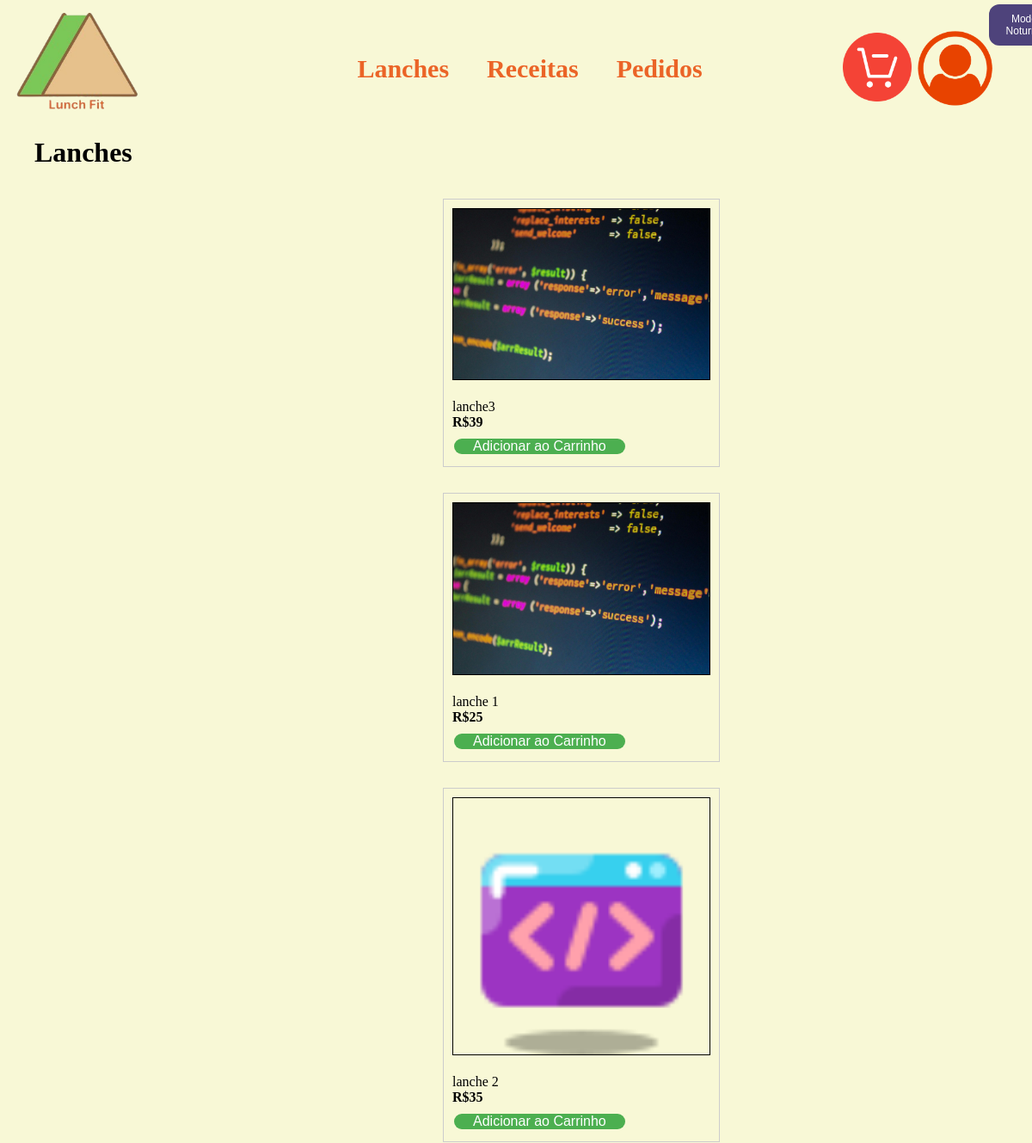
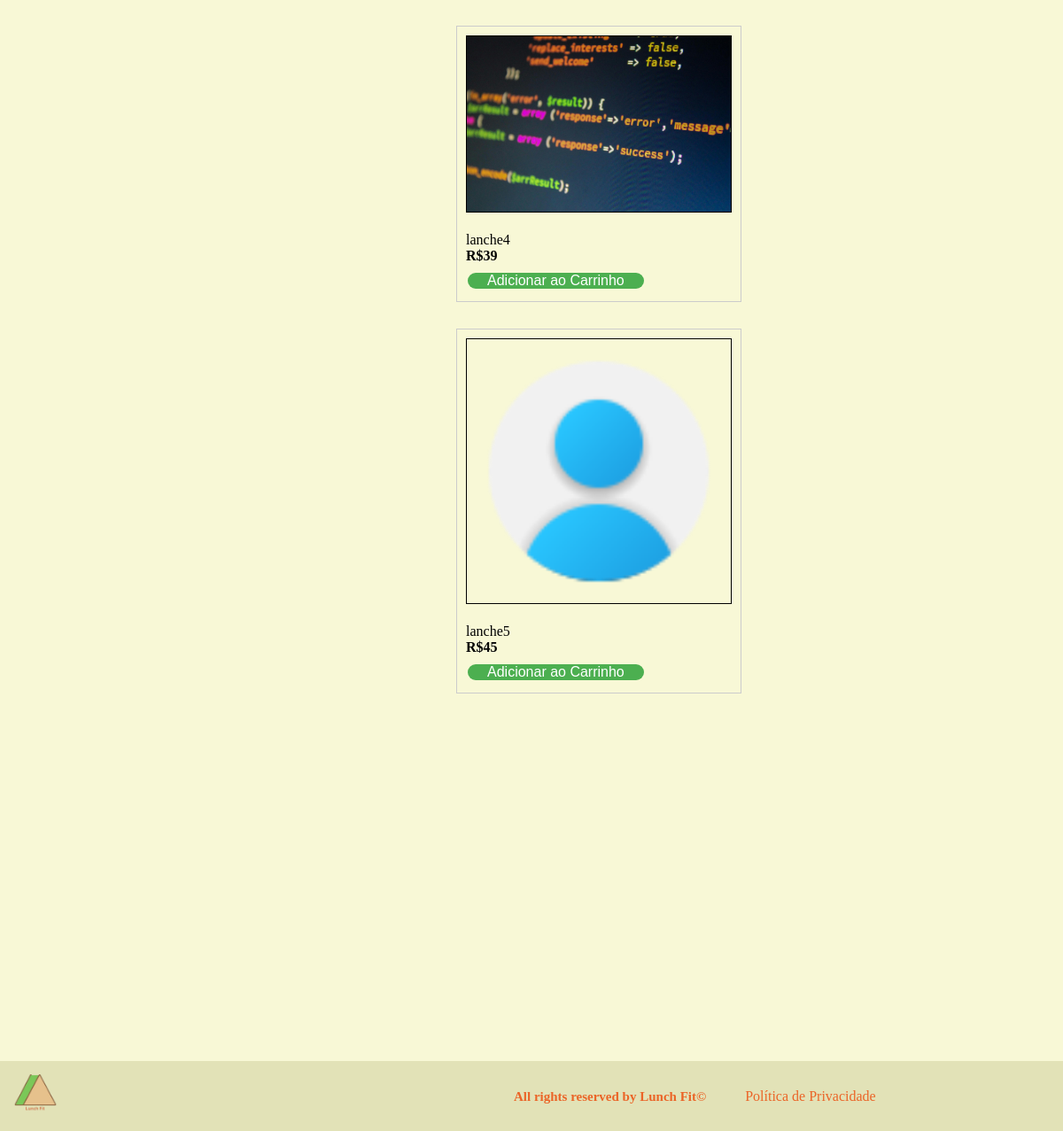
/lanches.php, run on the app's committed database (2 pictures, top to bottom).
### tables this page shows
CREATE TABLE `lanches` (
  `id_lanche` int(11) NOT NULL,
  `nome_lanche` varchar(255) NOT NULL,
  `preco` float NOT NULL,
  `ingredientes` longtext NOT NULL,
  `img_lanche` varchar(255) NOT NULL,
  `quantidade` int(11) NOT NULL
);

### app/Controller/controllerlanches.php (called while the page is built, shortened)
<?php
require_once 'C:\xampp\htdocs\grupo2\app\Model\modellanches.php';
class lancheController
{
    private $lanchemodel;
    public function __construct($pdo)
    {
        $this->lanchemodel = new lancheModel($pdo);
    }
    public function listarLanches()
    {
        return $this->lanchemodel->listarLanche();
    }
    public function exibirListaCatalogos()
    {
        $catalogos = $this->lanchemodel->listarCatalogo();
        include 'C:\xampp\htdocs\grupo2\app\views\catalogo\lista.php';
    }
}

### app/model/modellanches.php (called while the page is built, shortened)
<?php
class LancheModel
{
    private $pdo;
    public function __construct($pdo)
    {
        $this->pdo = $pdo;
    }
    public function listarLanche()
    {
        $sql = "SELECT * FROM lanches";
        $stmt = $this->pdo->query($sql);
        return $stmt->fetchALL(PDO::FETCH_ASSOC);
    }
    public function listarCatalogo()
    {
        $sql = "SELECT * FROM lanches";
        $stmt = $this->pdo->query($sql);
        return $stmt->fetchALL(PDO::FETCH_ASSOC);
    }
}

### app/views/catalogo/lista.php (the view, shortened to what this page needs)
<!DOCTYPE html>
<html>
<head>
    <link rel="stylesheet" href="css/lanches.css">
</head>
<body>
    <section class="">
<?php
    foreach ($catalogos as $catalogo) : ?>
            <div>
                <div class="products">
                    <?php if (!empty($catalogo['img_lanche'])) : ?>
                        <img src="<?= "../../grupo2/app/public/upload/".$catalogo['img_lanche']; ?>" alt="imagem lanche" width="100px">
                    <?php else : ?>
                        Sem Imagem
                    <?php endif; ?> <br> <br>
                    <?php echo $catalogo['nome_lanche']; ?><br>
                    <strong> R$<?php echo $catalogo['preco']; ?></strong>
                    <form method="post" action="carrinho.php">
    <button class="btn" type="submit" name="adicionar">Adicionar ao Carrinho</button>
</form>
                </div>
            </div>
        <?php endforeach; ?>
    </section>
</body>
</html>

### lanches.php (shortened to what this page needs)
<?php
require_once 'C:\xampp\htdocs\grupo2\db\db.php';
require_once 'C:\xampp\htdocs\grupo2\app\Controller\controllerlanches.php';
$lancheController = new LancheController($pdo);
$lanches = $lancheController->listarLanches();
?>
<!DOCTYPE html>
<html lang="en">
<head>
    <link rel="stylesheet" href="css/lanches.css">
    <link rel="stylesheet" href="css/header.css">
    <link rel="stylesheet" href="css/footer.css">
    <link rel="stylesheet" href="css/responsive-index.css">
    <link rel="stylesheet" href="css/responsive-lanches.css">
</head>
<body>
<section class="main-header">
        <div class="esq">
            <div class="header-logo">
                <a href="index.php"><img src="img/logo.png"></a>
            </div>
        </div>
        <div class="meio">
                <ul class="header-text">
                    <li><a href="lanches.php">Lanches</a></li>
                    <li><a href="receitas.php">Receitas</a></li>
                    <li><a href="pedidos.php">Pedidos</a></li>
                </ul>
        </div>
        <div class="dir">
            <div class="shop-icon">
            <a href="carrinho.php"><img src="img/carrinho-de-compras.png"></a>
            </div>
            <div class="user-icon">
            <a href="login.php"><img src="img/user-ico.png"></a>
            </div>
        </div>
</section>
<h1>Lanches</h1>
<section class="main-products">
    <?php
    $lancheController->exibirListaCatalogos();
    ?>
    <button class="butao" id="toggleButton">Modo Noturno</button>
</section>
<section class="main-footer">
        <div class="esq esq-2">
            <div class="footer-logo">
                <img src="img/logo.png">
            </div>
        </div>
        <div class="meio">
                <h1 class="footer-text">
                All rights reserved by Lunch Fit©
                </h1>
                <a href="politica.php" class="btn2">Política de Privacidade</a>
        </div>
</section>
</body>
</html>

### css/lanches.css (style rules this page uses)
.main-products { display: flex; justify-content: flex-start; flex-wrap: wrap; width: 100%; max-width: 100%; margin: 20px 500px; }
.main-products .products { flex: 0 0 calc(33.33% - 20px); margin: 15px; box-sizing: border-box; }
.products img { width: 300px; border: 1px solid; }
h1 { margin-left: 5vh; }
.btn { background-color: #4CAF50; border: none; color: white; padding: 0px 22px; text-align: center; text-decoration: none; display: inline-block; font-size: 16px; margin: 4px 2px; transition-duration: 0.4s; cursor: pointer; border-radius: 20px; }
.products { border: 1px solid #ccc; padding: 10px; }
.products button { margin-top: 10px; }

### css/header.css (style rules this page uses)
* { padding:0; margin:0; box-sizing: border-box; overflow-x: hidden; }
body { background-color: #f8f8d6; }
.main-header { display: flex; align-items: center; }
.esq { width: 45vw; }
.meio { width: 50vw; }
.header-text li { display: inline-flex; margin-right: 5vh; font-size: 30px; color: #eb6427; font-weight: bolder; }
.dir { display: flex; justify-content: right; width: 35vw; }
.header-logo img { width: 150px; height: 125px; margin: 15px; }
.user-icon img { width: 100px; height: 100px; margin-right:5vh ; }
a { text-decoration: none; color: #eb6427; }
.butao { position: absolute; left: 95.8%; padding: 10px 20px; background-color: #4E437B; color: #fff; border: none; border-radius: 5px; cursor: pointer; font-size: 12px; top: 15px; }
#toggleButton { border-radius: 12px; position:fixed; top: 5px; }
.shop-icon { display: flex; justify-content: center; align-items: center; }
.shop-icon img { width: 80px; height: 80px; }

### css/footer.css (style rules this page uses)
* { padding:0; margin:0; box-sizing: border-box; overflow-x: hidden; }
.main-footer { display: flex; align-items: center; margin-top: 400px; background-color: #e2e2b7; }
.esq { width: 45vw; }
.footer-text { display: inline-flex; margin-right: 5vh; font-size: 15px; color: #eb6427; font-weight: bolder; }
.dir { display: flex; justify-content: right; width: 35vw; }
.footer-logo img { width: 50px; height: 45px; margin: 15px; }
.user-icon img { width: 100px; height: 100px; margin-right:5vh ; }
a { text-decoration: none; color: #eb6427; }

### css/responsive-index.css (style rules this page uses)
.butao { position: absolute; left: 95.8%; padding: 10px 20px; background-color: #4E437B; color: #fff; border: none; border-radius: 5px; cursor: pointer; font-size: 12px; top: 15px; }
#toggleButton { border-radius: 12px; position:fixed; top: 5px; }

### css/responsive-lanches.css (style rules this page uses)
#toggleButton { border-radius: 12px; position:fixed }

### data on the page
lanches: img_lanche (picture), nome_lanche "lanche3", preco "39"
lanches: img_lanche (picture), nome_lanche "lanche 1", preco "25"
lanches: img_lanche (picture), nome_lanche "lanche 2", preco "35"
lanches: img_lanche (picture), nome_lanche "lanche4", preco "39"
lanches: img_lanche (picture), nome_lanche "lanche5", preco "45"
